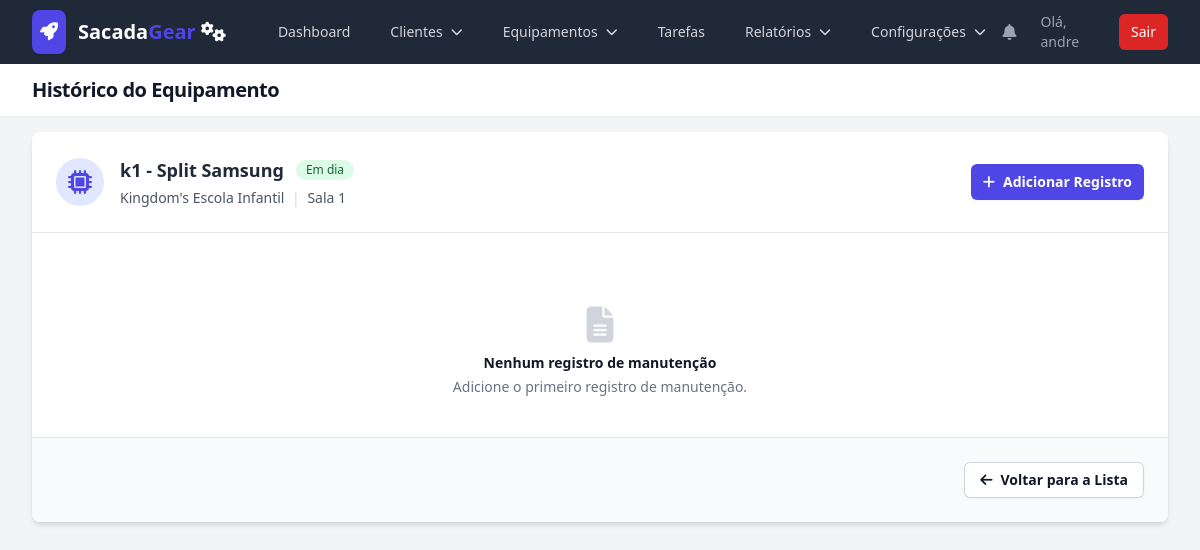
The app's page /equipment/2/history (signed in) with its own data.
### models.py (models this page shows, shortened)
class User(UserMixin, db.Model):
    id = db.Column(db.Integer, primary_key=True)
    username = db.Column(db.String(80), unique=True, nullable=False)
    password_hash = db.Column(db.String(200), nullable=False)
    role = db.Column(db.String(20), nullable=False, default='technician')
    is_active = db.Column(db.Boolean, default=False, nullable=False)
    equipments = db.relationship('Equipment', backref='operator', lazy=True)
    maintenance_records = db.relationship('MaintenanceHistory', backref='technician', lazy=True)
    created_tasks = db.relationship('Task', back_populates='creator', foreign_keys='Task.creator_id')

class Equipment(db.Model):
    id = db.Column(db.Integer, primary_key=True)
    code = db.Column(db.String(50), nullable=False, unique=True)
    model = db.Column(db.String(150), nullable=False)
    location = db.Column(db.String(200), nullable=False)
    description = db.Column(db.Text, nullable=True)
    install_date = db.Column(db.Date, nullable=True)
    last_maintenance_date = db.Column(db.Date, nullable=True)
    next_maintenance_date = db.Column(db.Date, nullable=False)
    user_id = db.Column(db.Integer, db.ForeignKey('user.id'), nullable=False)
    client_id = db.Column(db.Integer, db.ForeignKey('client.id'), nullable=False)
    is_archived = db.Column(db.Boolean, default=False, nullable=False)
    maintenance_history = db.relationship('MaintenanceHistory', backref='equipment', lazy='dynamic', cascade="all, delete-orphan")
    @property
    def status(self):
        if 'warning_days' not in g:
            setting = db.session.get(Setting, 'maintenance_warning_days')
            g.warning_days = int(setting.value) if setting else 15
        today = datetime.now().date()
        if self.next_maintenance_date < today:
            return "Vencido"
        elif self.next_maintenance_date <= today + timedelta(days=g.warning_days):
            return "Próximo do vencimento"
        else:
            return "Em dia"

class Client(db.Model):
    id = db.Column(db.Integer, primary_key=True)
    name = db.Column(db.String(150), nullable=False, unique=True)
    address = db.Column(db.String(250), nullable=True)
    contact_person = db.Column(db.String(100), nullable=True)
    phone = db.Column(db.String(20), nullable=True)
    equipments = db.relationship('Equipment', backref='client', lazy=True)
    is_archived = db.Column(db.Boolean, default=False, nullable=False)

### app.py (the view)
    @app.route('/equipment/<int:equipment_id>/history')
    @login_required
    def equipment_history(equipment_id):
        equipment = db.session.get(Equipment, equipment_id)
        if not equipment:
            abort(404)
        if current_user.role != 'admin' and equipment.user_id != current_user.id:
            abort(403)
        history_records = equipment.maintenance_history.all()
        return render_template('equipment_history.html', equipment=equipment, history_records=history_records)

### templates/equipment_history.html (shortened to what this page needs)
{% extends "base.html" %}
{% block header %}Histórico do Equipamento{% endblock %}
{% block content %}
<div x-data="imageModal()">
  <div class="bg-white shadow-md rounded-lg overflow-hidden">
    <div class="p-4 sm:p-6 border-b border-gray-200">
      <div class="flex flex-col sm:flex-row sm:items-center sm:justify-between">
        <div class="flex items-center flex-auto">
          <div class="flex-shrink-0 h-12 w-12 flex items-center justify-center bg-indigo-100 rounded-full">
            <i class="fas fa-microchip text-2xl text-indigo-600"></i>
          </div>
          <div class="ml-4">
            <h2 class="text-lg font-semibold text-gray-800 flex items-center gap-3">
              <span>{{ equipment.code }} - {{ equipment.model }}</span>
              {% if equipment.status == 'Em dia' %}
                <span class="inline-flex items-center rounded-full bg-green-100 px-2.5 py-0.5 text-xs font-medium text-green-800">Em dia</span>
              {% elif equipment.status == 'Próximo do vencimento' %}
                <span class="inline-flex items-center rounded-full bg-yellow-100 px-2.5 py-0.5 text-xs font-medium text-yellow-800">Próximo</span>
              {% else %}
                <span class="inline-flex items-center rounded-full bg-red-100 px-2.5 py-0.5 text-xs font-medium text-red-800">Vencido</span>
              {% endif %}
            </h2>
            <p class="mt-1 text-sm text-gray-600">
              {{ equipment.client.name }} <span class="text-gray-300 mx-1">|</span> {{ equipment.location }}
            </p>
          </div>
        </div>
        <div class="mt-4 sm:mt-0 flex-shrink-0">
          <a href="{{ url_for('new_maintenance_history', equipment_id=equipment.id) }}"
             class="w-full justify-center inline-flex items-center rounded-md bg-indigo-600 px-3 py-2 text-center text-sm font-semibold text-white shadow-sm hover:bg-indigo-500">
            <i class="fas fa-plus mr-2"></i>Adicionar Registro
          </a>
        </div>
      </div>
    </div>
    <div class="p-4 sm:p-6">
      <div class="flow-root">
        <ul role="list" class="-mb-8">
          {% for record in history_records|sort(attribute='maintenance_date', reverse=True) %}
          <li>
            <div class="relative pb-8">
              {% if not loop.last %}
              <span class="absolute left-5 top-5 -ml-px h-full w-0.5 bg-gray-200" aria-hidden="true"></span>
              {% endif %}
              <div class="relative flex items-start space-x-4">
                {% if 'Preventiva' in record.category %}{% set icon, color = 'fa-shield-alt', 'bg-green-500' %}
                {% elif 'Corretiva' in record.category %}{% set icon, color = 'fa-tools', 'bg-red-500' %}
                {% else %}{% set icon, color = 'fa-lightbulb', 'bg-blue-500' %}{% endif %}
                <div class="flex-shrink-0">
                  <span class="h-10 w-10 rounded-full {{ color }} flex items-center justify-center ring-8 ring-white">
                    <i class="fas {{ icon }} text-white"></i>
                  </span>
                </div>
                <div class="min-w-0 flex-1 bg-gray-50 rounded-lg p-4">
                  <div class="flex justify-between items-center">
                    <div>
                      <h4 class="text-sm font-bold text-gray-800">{{ record.category }}</h4>
                      <p class="mt-0.5 text-sm text-gray-500">
                        Em {{ record.maintenance_date.strftime('%d/%m/%Y') }} por {{ record.technician.username }}
                      </p>
                    </div>
                    <div class="flex-shrink-0 whitespace-nowrap text-right text-sm">
                      {% if current_user.role == 'admin' or current_user.id == record.technician_id %}
                        <a href="{{ url_for('edit_maintenance', history_id=record.id) }}"
                           class="font-medium text-indigo-600 hover:text-indigo-800" title="Editar">
                          <i class="fas fa-pencil-alt"></i>
                        </a>
                        <form action="{{ url_for('delete_maintenance', history_id=record.id) }}"
                              method="POST" class="inline pl-3"
                              onsubmit="openConfirmationModal(event, 'Deletar Registro', 'Tem certeza que deseja deletar este registro?')">
                          <button type="submit" class="font-medium text-red-600 hover:text-red-800" title="Deletar">
                            <i class="fas fa-trash-alt"></i>
                          </button>
                        </form>
                      {% endif %}
                    </div>
                  </div>
                  <div class="mt-3 text-sm text-gray-700">
                    <p class="whitespace-pre-wrap">{{ record.description }}</p>
                  </div>
                  {% if record.cost is not none %}
                    <div class="mt-2 pt-2 border-t border-gray-200">
                      <p class="text-xs text-gray-600 font-medium">
                        Custo: <span class="font-bold text-gray-800">R$ {{ "%.2f"|format(record.cost) }}</span>
                      </p>
                    </div>
                  {% endif %}
                  {% if record.images %}
                  <div class="mt-3 pt-3 border-t border-gray-200">
                    <h5 class="text-xs font-medium text-gray-500 mb-2">Fotos</h5>
                    <div class="grid grid-cols-3 gap-2">
                      {% for image in record.images %}
                      <a href="#" @click.prevent="openModal({{ record.id }}, {{ loop.index0 }})">
                        <img src="{{ url_for('uploaded_file', filename=image.filename) }}"
                             alt="Foto da manutenção"
                             class="rounded-md object-cover h-24 w-full hover:opacity-80 transition-opacity cursor-pointer">
                      </a>
                      {% endfor %}
                    </div>
                  </div>
                  {% endif %}
                </div>
              </div>
            </div>
          </li>
          {% else %}
          <li>
            <div class="text-center py-12">
              <i class="fas fa-file-alt text-4xl text-gray-300"></i>
              <h3 class="mt-2 text-sm font-semibold text-gray-900">Nenhum registro de manutenção</h3>
              <p class="mt-1 text-sm text-gray-500">Adicione o primeiro registro de manutenção.</p>
            </div>
          </li>
          {% endfor %}
        </ul>
      </div>
    </div>
    <div class="p-4 sm:p-6 bg-gray-50 border-t border-gray-200 flex justify-end">
      <a href="{{ url_for('equipment_list') }}"
         class="inline-flex items-center rounded-md bg-white px-4 py-2 text-sm font-semibold text-gray-900 shadow-sm ring-1 ring-inset ring-gray-300 hover:bg-gray-50">
        <i class="fas fa-arrow-left mr-2"></i>Voltar para a Lista
      </a>
    </div>
  </div>
</div>
{% endblock %}

### templates/base.html (shortened to what this page needs)
<!DOCTYPE html>
<html lang="pt-br" class="h-full bg-gray-100">
<head>
    <script src="https://cdn.tailwindcss.com"></script>
    <link rel="stylesheet" href="https://rsms.me/inter/inter.css">
    <link rel="stylesheet" href="https://cdnjs.cloudflare.com/ajax/libs/font-awesome/6.5.2/css/all.min.css">
</head>
<body class="h-full">
    <div class="min-h-full">
        <nav class="bg-gray-800" x-data="{ mobileMenuOpen: false }">
            <div class="mx-auto max-w-7xl px-4 sm:px-6 lg:px-8">
                <div class="flex h-16 items-center justify-between">
                    <div class="flex items-center">
                        <div class="flex-shrink-0">
                           <a href="{{ url_for('dashboard') if current_user.is_authenticated else url_for('login') }}" class="flex items-center space-x-3 rtl:space-x-reverse">
                               <div class="bg-primary-600 text-white p-2 rounded-lg shadow-sm"><i class="fas fa-rocket text-lg"></i></div>
                               <span class="text-xl font-bold text-white">Sacada<span class="text-primary-600">Gear</span> <i class="fa-solid fa-gears"></i></span>
                           </a>
                        </div>
                        <div class="hidden md:block">
                            <div class="ml-10 flex items-baseline space-x-4">
                                {% if current_user.is_authenticated %}
                                    <a href="{{ url_for('dashboard') }}" class="{% if request.endpoint == 'dashboard' %}bg-gray-900 text-white{% else %}text-gray-300 hover:bg-gray-700 hover:text-white{% endif %} rounded-md px-3 py-2 text-sm font-medium">Dashboard</a>
                                    {% if current_user.role == 'admin' %}
                                    <div x-data="{ open: false }" class="relative">
                                        <button @click="open = !open" @click.away="open = false" class="{% if request.endpoint in ['client_list', 'new_client', 'edit_client', 'archived_clients'] %}bg-gray-900 text-white{% else %}text-gray-300 hover:bg-gray-700 hover:text-white{% endif %} rounded-md px-3 py-2 text-sm font-medium flex items-center">
                                            <span>Clientes</span><i class="fas fa-chevron-down ml-2 text-xs"></i>
                                        </button>
                                    </div>
                                    <div x-data="{ open: false }" class="relative">
                                        <button @click="open = !open" @click.away="open = false" class="{% if request.endpoint in ['equipment_list', 'new_equipment', 'edit_equipment', 'archived_list'] %}bg-gray-900 text-white{% else %}text-gray-300 hover:bg-gray-700 hover:text-white{% endif %} rounded-md px-3 py-2 text-sm font-medium flex items-center">
                                            <span>Equipamentos</span><i class="fas fa-chevron-down ml-2 text-xs"></i>
                                        </button>
                                    </div>
                                    <a href="{{ url_for('technician_tasks') }}" class="{% if request.endpoint == 'technician_tasks' %}bg-gray-900 text-white{% else %}text-gray-300 hover:bg-gray-700 hover:text-white{% endif %} rounded-md px-3 py-2 text-sm font-medium">Tarefas</a>
                                    <div x-data="{ open: false }" class="relative">
                                        <button @click="open = !open" @click.away="open = false" class="{% if request.endpoint in ['financial_report', 'full_history'] %}bg-gray-900 text-white{% else %}text-gray-300 hover:bg-gray-700 hover:text-white{% endif %} rounded-md px-3 py-2 text-sm font-medium flex items-center">
                                            <span>Relatórios</span><i class="fas fa-chevron-down ml-2 text-xs"></i>
                                        </button>
                                    </div>
                                    <div x-data="{ open: false }" class="relative">
                                        <button @click="open = !open" @click.away="open = false" class="{% if request.endpoint in ['manage_settings', 'user_list'] %}bg-gray-900 text-white{% else %}text-gray-300 hover:bg-gray-700 hover:text-white{% endif %} rounded-md px-3 py-2 text-sm font-medium flex items-center">
                                            <span>Configurações</span><i class="fas fa-chevron-down ml-2 text-xs"></i>
                                        </button>
                                    </div>
                                    {% endif %}
                                {% endif %}
                            </div>
                        </div>
                    </div>
                    <div class="hidden md:block">
                        <div class="ml-4 flex items-center md:ml-6">
                            {% if current_user.is_authenticated %}
                            <div x-data="{ open: false }" class="relative">
                                <button @click="open = !open" class="relative rounded-full bg-gray-800 p-2 text-gray-400 hover:text-white focus:outline-none focus:ring-2 focus:ring-white focus:ring-offset-2 focus:ring-offset-gray-800">
                                    <i class="fas fa-bell"></i>
                                </button>
                            </div>
                            <span class="text-gray-400 text-sm ml-4 mr-4">Olá, {{ current_user.username }}</span>
                            <a href="{{ url_for('logout') }}" class="rounded-md bg-red-600 px-3 py-2 text-sm font-medium text-white hover:bg-red-700">Sair</a>
                            {% else %}
                            <a href="{{ url_for('login') }}" class="text-gray-300 hover:bg-gray-700 hover:text-white rounded-md px-3 py-2 text-sm font-medium">Login</a>
                            <a href="{{ url_for('register') }}" class="ml-4 rounded-md bg-indigo-600 px-3 py-2 text-sm font-medium text-white hover:bg-indigo-700">Cadastrar</a>
                            {% endif %}
                        </div>
                    </div>
                </div>
            </div>
        </nav>
        <header class="bg-white shadow-sm">
            <div class="mx-auto max-w-7xl px-4 py-3 sm:px-6 lg:px-8">
                <h1 class="text-lg sm:text-xl font-bold tracking-tight text-gray-900">{% block header %}{% endblock %}</h1>
            </div>
        </header>
        <main>
            <div class="mx-auto max-w-7xl py-4 px-4 sm:px-6 lg:px-8">
                {% block content %}{% endblock %}
            </div>
        </main>
    </div>
</body>
</html>

### templates/base.html (style rules this page uses)
:root { --cor-primaria: #4f46e5; }
.text-primary-600 { color: var(--cor-primaria); }
.bg-primary-600 { background-color: var(--cor-primaria); }

### records on screen
User: username "andre"
Equipment: code "k1", model "Split Samsung", location "Sala 1"
Client: client.name "Kingdom's Escola Infantil"
